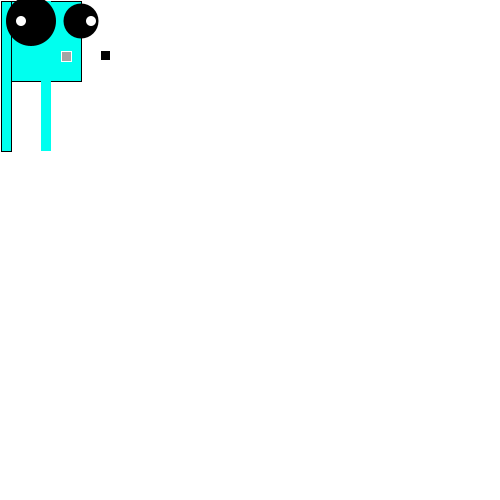
Frame 1 (no input)
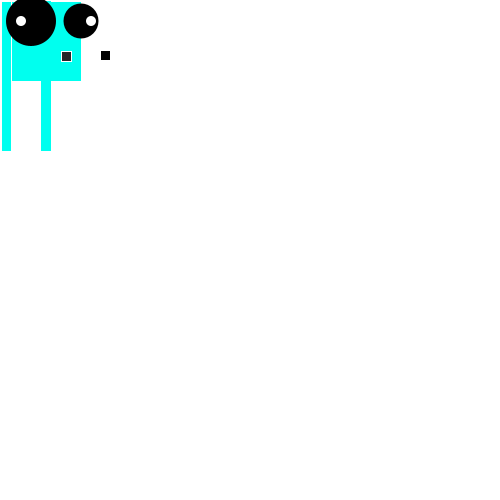
Frame 60 (the mouse pressed at the canvas centre just before this capture)
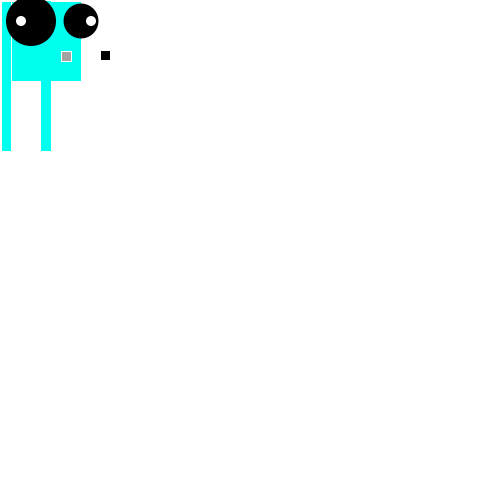
Frame 120 (the mouse held since frame 60 and released just before this capture)

The Processing sketch that drew these frames (run headless with seeded random() and noise(); from frame 60 on, the mouse is pressed at the canvas centre):

// Processing sketch: processing_105993
// ── processing_105993.pde

int x =1;
int y=1;

float mouthX; 
float mouthY;

float foodX = 100;
float foodY = 50;

float foodDist;


void setup() {
  size(500,500);
}  

void draw() {
  background(255);
  mouthX= x+60;
  mouthY = y+50;
  
  foodDist = dist(mouthX, mouthY, foodX, foodY);
  
  println(foodDist);



  //Body
  fill(0,274,239);
  rect(x, y, 80, 80);
  rect(x, y, 10, 150);
  noStroke();
  rect(x+40, y, 10, 150);


  //Eyes
  fill(0);
  noStroke();
  ellipse(x+30, y+20, 50, 50);
  fill (255);
  ellipse(x+20, y+20, 10, 10);
  fill(0);
  ellipse(x+80, y+20, 35, 35);
  fill(255);
  ellipse(x+90, y+20, 10, 10);

  //Mouth

  fill(random(255));
  stroke(255);
  rect(x+60, y+50, 10, 10);

  //food
  fill (0);
  rect(foodX, foodY, 10, 10); 



  if ((keyPressed) && (key == CODED)) {
    if (keyCode == LEFT) {
      fill(random(255),random(255),random(255));
      x-=5;
    }
    if (keyCode == RIGHT) {
      x+=5;
    }
    if (keyCode == UP) {
      y-=5;
    }
    if (keyCode == DOWN) {
      y+=5;
    }
  }
  if ((keyCode == DOWN) && (keyCode == LEFT)) {
    y+=5;
    x-=5;
  }
  if (x == 0) {
    x = width;
  }
  if (x == width + 1) {
    x = 0;
  }
  if (y == height) {
    y = 0;
  }
  if (y == -1) {
    y = height;
  }
  
 if (foodDist <10) {foodX = random (width-200);
 foodY = random (height-200);
   
 }
 
}
